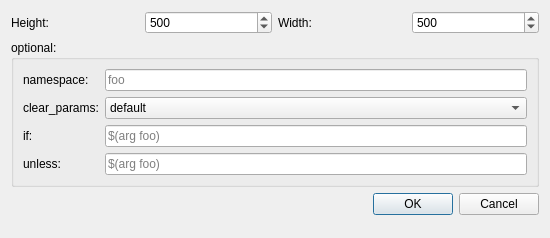
<?xml version="1.0" encoding="UTF-8"?>
<ui version="4.0">
 <class>GroupEdit</class>
 <widget class="QDialog" name="GroupEdit">
  <property name="geometry">
   <rect>
    <x>0</x>
    <y>0</y>
    <width>550</width>
    <height>238</height>
   </rect>
  </property>
  <property name="windowTitle">
   <string>Group:</string>
  </property>
  <property name="windowIcon">
   <iconset>
    <normaloff>:/icons/logo.png</normaloff>:/icons/logo.png</iconset>
  </property>
  <layout class="QFormLayout" name="formLayout_2">
   <item row="2" column="1">
    <widget class="QDialogButtonBox" name="buttonBox">
     <property name="orientation">
      <enum>Qt::Horizontal</enum>
     </property>
     <property name="standardButtons">
      <set>QDialogButtonBox::Cancel|QDialogButtonBox::Ok</set>
     </property>
    </widget>
   </item>
   <item row="1" column="0" colspan="2">
    <widget class="QGroupBox" name="groupBox">
     <property name="title">
      <string>optional:</string>
     </property>
     <layout class="QFormLayout" name="formLayout">
      <item row="3" column="0">
       <widget class="QLabel" name="label">
        <property name="text">
         <string>clear_params:</string>
        </property>
       </widget>
      </item>
      <item row="4" column="0">
       <widget class="QLabel" name="label_7">
        <property name="text">
         <string>if:</string>
        </property>
       </widget>
      </item>
      <item row="4" column="1">
       <widget class="QLineEdit" name="lineEdit_if">
        <property name="placeholderText">
         <string>$(arg foo)</string>
        </property>
       </widget>
      </item>
      <item row="5" column="0">
       <widget class="QLabel" name="label_8">
        <property name="text">
         <string>unless:</string>
        </property>
       </widget>
      </item>
      <item row="5" column="1">
       <widget class="QLineEdit" name="lineEdit_unless">
        <property name="placeholderText">
         <string>$(arg foo)</string>
        </property>
       </widget>
      </item>
      <item row="3" column="1">
       <widget class="QComboBox" name="comboBox_clear_params">
        <property name="enabled">
         <bool>true</bool>
        </property>
        <property name="minimumSize">
         <size>
          <width>100</width>
          <height>0</height>
         </size>
        </property>
        <item>
         <property name="text">
          <string>default</string>
         </property>
        </item>
        <item>
         <property name="text">
          <string>true</string>
         </property>
        </item>
        <item>
         <property name="text">
          <string>false</string>
         </property>
        </item>
       </widget>
      </item>
      <item row="2" column="0">
       <widget class="QLabel" name="label_3">
        <property name="text">
         <string>namespace:</string>
        </property>
       </widget>
      </item>
      <item row="2" column="1">
       <widget class="QLineEdit" name="lineEdit_namespace">
        <property name="placeholderText">
         <string>foo</string>
        </property>
       </widget>
      </item>
     </layout>
    </widget>
   </item>
   <item row="0" column="0" colspan="2">
    <layout class="QHBoxLayout" name="horizontalLayout">
     <item>
      <widget class="QLabel" name="label_2">
       <property name="text">
        <string>Height:</string>
       </property>
      </widget>
     </item>
     <item>
      <widget class="QSpinBox" name="spinBox_height">
       <property name="minimum">
        <number>100</number>
       </property>
       <property name="maximum">
        <number>10000</number>
       </property>
       <property name="singleStep">
        <number>50</number>
       </property>
       <property name="value">
        <number>500</number>
       </property>
      </widget>
     </item>
     <item>
      <widget class="QLabel" name="label_4">
       <property name="text">
        <string>Width:</string>
       </property>
      </widget>
     </item>
     <item>
      <widget class="QSpinBox" name="spinBox_width">
       <property name="minimum">
        <number>100</number>
       </property>
       <property name="maximum">
        <number>10000</number>
       </property>
       <property name="singleStep">
        <number>50</number>
       </property>
       <property name="value">
        <number>500</number>
       </property>
      </widget>
     </item>
    </layout>
   </item>
  </layout>
 </widget>
 <resources/>
 <connections>
  <connection>
   <sender>buttonBox</sender>
   <signal>rejected()</signal>
   <receiver>GroupEdit</receiver>
   <slot>reject()</slot>
   <hints>
    <hint type="sourcelabel">
     <x>316</x>
     <y>260</y>
    </hint>
    <hint type="destinationlabel">
     <x>286</x>
     <y>274</y>
    </hint>
   </hints>
  </connection>
  <connection>
   <sender>buttonBox</sender>
   <signal>accepted()</signal>
   <receiver>GroupEdit</receiver>
   <slot>accept()</slot>
   <hints>
    <hint type="sourcelabel">
     <x>248</x>
     <y>254</y>
    </hint>
    <hint type="destinationlabel">
     <x>157</x>
     <y>274</y>
    </hint>
   </hints>
  </connection>
 </connections>
</ui>
